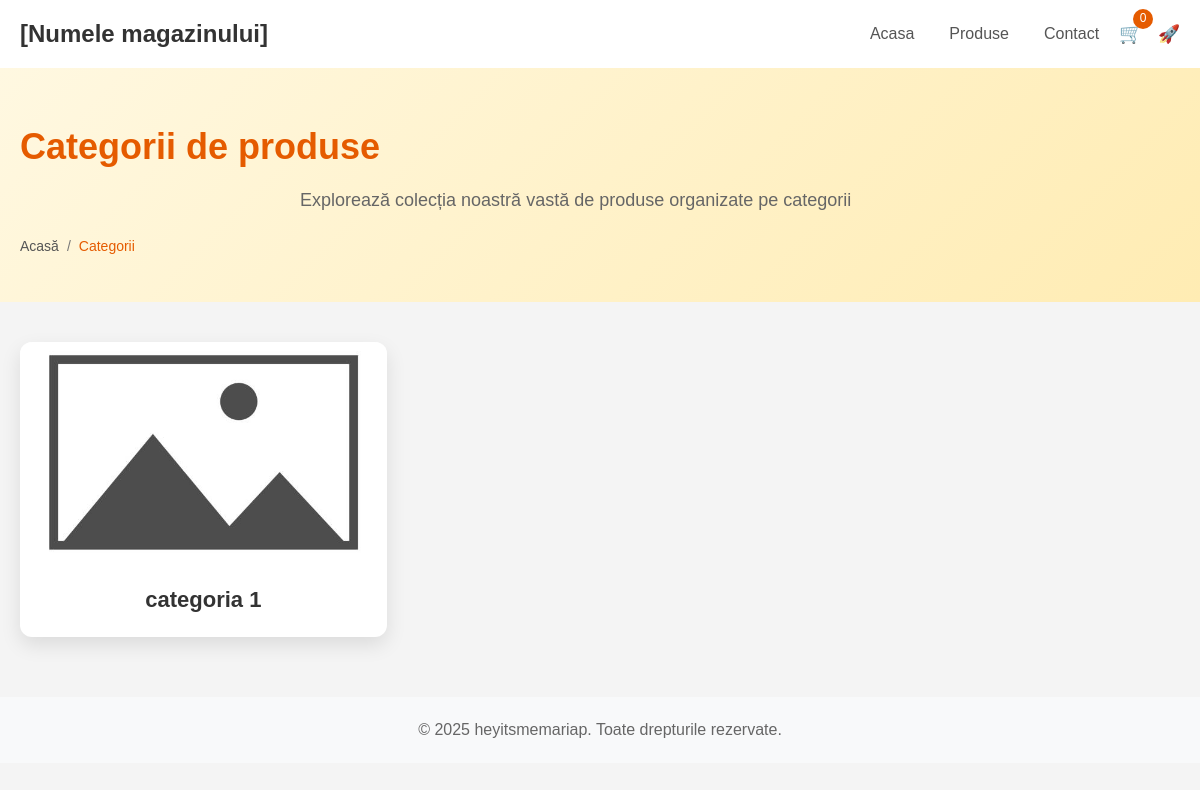
The page /categories on the database its author committed.
### core/models.py (models this page shows, shortened)
class Category(models.Model):
    cid = ShortUUIDField(unique=True, length=10, alphabet="abcdefgh12345")
    title = models.CharField(max_length=100, default="[Categorie]")
    image = models.ImageField(upload_to="categorie")
    class Meta:
        verbose_name_plural = "Categorii"

### core/views.py (the view)
# urls.py: path("categories", category_list, name="category-list"),
def category_list(request):
    cats = Category.objects.all()
    context = {
        "categories": cats # is the one from above
    }
    return render(request, 'core/categories_list.html', context)

### templates/core/categories_list.html (shortened to what this page needs)
{% extends 'partials/base.html'  %}
{% load static %}
{% block content %}
<section class="categories-header">
    <div class="container">
        <h1>Categorii de produse</h1>
        <p>Explorează colecția noastră vastă de produse organizate pe categorii</p>
        <nav class="breadcrumb">
            <a href="{% url 'core:index' %}">Acasă</a>
            <span class="separator">/</span>
            <span class="current">Categorii</span>
        </nav>
    </div>
</section>
<section class="categories-container">
    <div class="container">
        {% if categories %}
            <div class="categories-grid">
                {% for category in categories %}
                <a href="{% url 'core:category_detail' category.cid %}" class="category-card">
                    <div class="category-image">
                        <img src="{% if category.image %}{{ category.image.url }}{% else %}{% static 'img/placeholder.jpg' %}{% endif %}" alt="{{ category.title }}">
                    </div>
                    <div class="category-content">
                        <h2>{{ category.title }}</h2>
                    </div>
                </a>
                {% endfor %}
            </div>
        {% endif %}
    </div>
</section>
{% endblock content %}

### static/assets/css/styles.css (style rules this page uses)
* { margin: 0; padding: 0; box-sizing: border-box; font-family: Arial, sans-serif; }
body { background: #f4f4f4; color: #333; }

### templates/core/categories_list.html (style rules this page uses)
.container { max-width: 1200px; margin: 0 auto; padding: 0 20px; }
.categories-header { background: linear-gradient(135deg, #FFF8E1 0%, #FFECB3 100%); padding: 50px 0 30px; margin-bottom: 40px; }
.categories-header h1 { font-size: 36px; color: #e55b00; margin-bottom: 10px; font-weight: 700; }
.categories-header p { font-size: 18px; color: #666; max-width: 600px; margin: 0 auto 20px; }
.breadcrumb { margin-bottom: 15px; color: #777; font-size: 14px; }
.breadcrumb a { color: #555; text-decoration: none; }
.breadcrumb .separator { margin: 0 8px; }
.breadcrumb .current { color: #e55b00; font-weight: 500; }
.categories-grid { display: grid; grid-template-columns: repeat(3, 1fr); gap: 30px; margin-bottom: 60px; }
.category-card { display: block; text-decoration: none; background-color: #fff; border-radius: 12px; overflow: hidden; box-shadow: 0 8px 20px rgba(0,0,0,0.1); transition: all 0.3s ease; height: 100%; }
.category-image { height: 220px; overflow: hidden; position: relative; }
.category-image img { width: 100%; height: 100%; object-fit: cover; transition: transform 0.5s ease; }
.category-content { padding: 20px; position: relative; text-align: center; }
.category-content h2 { font-size: 22px; color: #333; margin: 0; transition: color 0.3s ease; }

### templates/partials/base.html (style rules this page uses)
body { font-family: Arial, sans-serif; margin: 0; padding: 0; line-height: 1.6; color: #333; }
nav { display: flex; align-items: center; }

### rows shown on the page
Category: image (picture), title "categoria 1"
